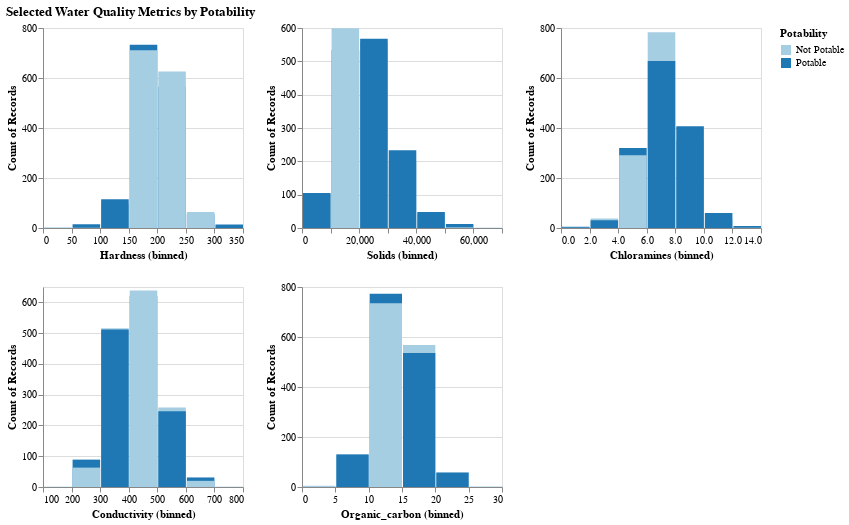

The code cell stored with this chart in its notebook:
### Code cell
metric_hists = alt.Chart(water_train).mark_bar().encode(
    alt.X(alt.repeat("repeat"), type='quantitative', bin=True),
    alt.Y("count()", type='quantitative', stack=False),
    color=alt.Color("Potability", scale=alt.Scale(scheme = 'paired'))
).properties(
    width=200,
    height=200
).repeat(
    repeat=['Hardness', 'Solids', 
             'Chloramines', 'Conductivity', 'Organic_carbon'],
    columns=3
).properties(title="Selected Water Quality Metrics by Potability")

metric_hists

### Figure 1 — Vega-Lite specification as saved in the notebook (floating-point values rounded to 4 significant figures; data arrays with more than 128 entries replaced by an {"elided": "..."} marker saying what was removed)
{"config": {"view": {"continuousWidth": 400, "continuousHeight": 300}}, "repeat": ["Hardness", "Solids", "Chloramines", "Conductivity", "Organic_carbon"], "spec": {"data": {"name": "data-2313ef28027ab389fb06a08d82ee239a"}, "mark": "bar", "encoding": {"color": {"field": "Potability", "scale": {"scheme": "paired"}, "type": "nominal"}, "x": {"bin": true, "field": {"repeat": "repeat"}, "type": "quantitative"}, "y": {"aggregate": "count", "stack": false, "type": "quantitative"}}, "height": 200, "width": 200}, "columns": 3, "title": "Selected Water Quality Metrics by Potability", "$schema": "https://vega.github.io/schema/vega-lite/v4.17.0.json", "datasets": {"data-2313ef28027ab389fb06a08d82ee239a": {"elided": "2997 records"}}}
